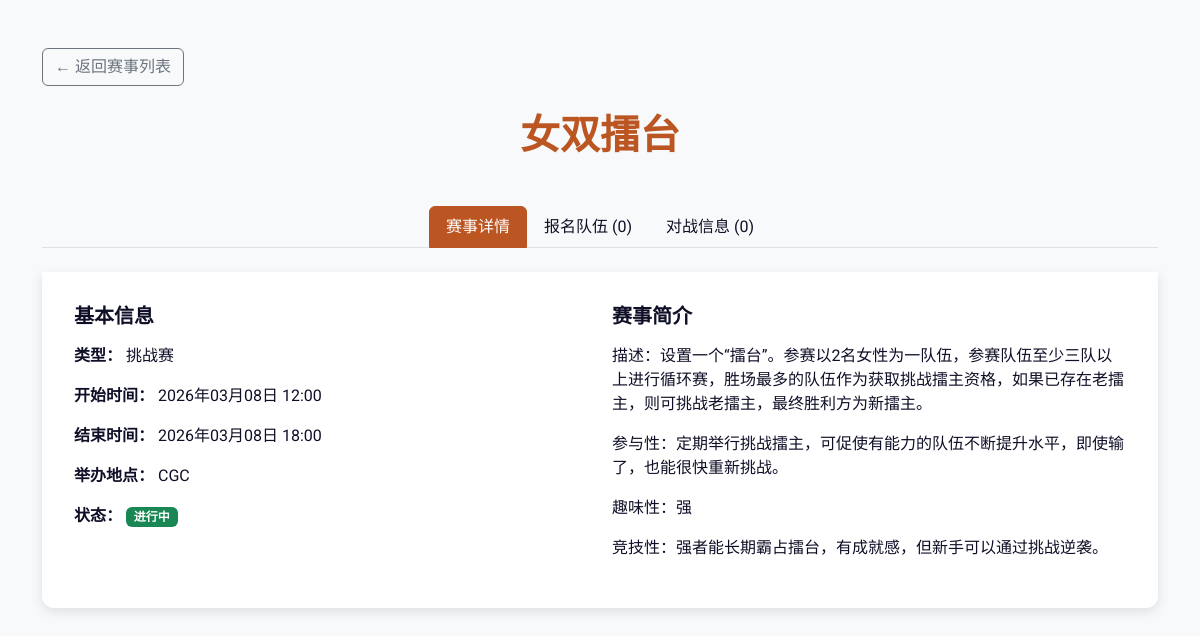
/event/2/, run on the app's committed database.
### events/models.py (models this page shows, shortened)
class Event(models.Model):
    name = models.CharField('赛事名称', max_length=200)
    event_type = models.ForeignKey(  # ← 改成 ForeignKey
        EventType,
        on_delete=models.PROTECT,  # 防止删除类型时误删赛事
        related_name='events',
        verbose_name='赛事类型'
    )
    start_time = models.DateTimeField('开始时间')
    end_time = models.DateTimeField('结束时间', null=True, blank=True)
    location = models.CharField('举办地点', max_length=200)
    description = models.TextField('赛事简介', blank=True)
    status = models.CharField('状态', max_length=20, choices=[
        ('upcoming', '即将举行'),
        ('ongoing', '进行中'),
        ('finished', '已结束'),
    ], default='upcoming')
    created_at = models.DateTimeField('创建时间', auto_now_add=True)
    class Meta:
        ordering = ['-start_time']
        verbose_name = '赛事'
        verbose_name_plural = '赛事'

class EventType(models.Model):
    name = models.CharField('类型名称', max_length=100, unique=True)  # 如 “男子双打”、“女子双打”
    description = models.TextField('描述', blank=True)
    created_at = models.DateTimeField('创建时间', auto_now_add=True)
    class Meta:
        verbose_name = '赛事类型'
        verbose_name_plural = '赛事类型'
        ordering = ['name']

### events/views.py (the view)
# urls.py: path('event/<int:pk>/', views.event_detail, name='event_detail'),
def event_detail(request, pk):
    event = get_object_or_404(Event, pk=pk)
    return render(request, 'events/detail.html', {'event': event})

### events/templates/events/detail.html (shortened to what this page needs)
<!DOCTYPE html>
<html lang="zh">
<head>
    <link href="https://cdn.jsdelivr.net/npm/bootstrap@5.3.3/dist/css/bootstrap.min.css" rel="stylesheet">
</head>
<body>
    <div class="container py-5">
        <a href="{% url 'event_list' %}" class="btn btn-outline-secondary mb-4">← 返回赛事列表</a>
        <h1 class="text-center mb-5 fw-bold" style="color: var(--rg-red);">{{ event.name }}</h1>
        <ul class="nav nav-tabs justify-content-center mb-4" id="eventTabs" role="tablist">
            <li class="nav-item" role="presentation">
                <button class="nav-link active" id="details-tab" data-bs-toggle="tab" data-bs-target="#details" type="button" role="tab" aria-controls="details" aria-selected="true">
                    赛事详情
                </button>
            </li>
            <li class="nav-item" role="presentation">
                <button class="nav-link" id="teams-tab" data-bs-toggle="tab" data-bs-target="#teams" type="button" role="tab" aria-controls="teams" aria-selected="false">
                    报名队伍 ({{ event.teams.count }})
                </button>
            </li>
            <li class="nav-item" role="presentation">
                <button class="nav-link" id="matches-tab" data-bs-toggle="tab" data-bs-target="#matches" type="button" role="tab" aria-controls="matches" aria-selected="false">
                    对战信息 ({{ event.matches.count }})
                </button>
            </li>
        </ul>
        <div class="tab-content" id="eventTabsContent">
            <div class="tab-pane fade show active" id="details" role="tabpanel" aria-labelledby="details-tab">
                <div class="row">
                    <div class="col-md-6">
                        <h5 class="mb-3">基本信息</h5>
                        <p><strong>类型：</strong> {{ event.event_type.name }}</p>
                        <p><strong>开始时间：</strong> {{ event.start_time|date:"Y年m月d日 H:i" }}</p>
                        {% if event.end_time %}
                        <p><strong>结束时间：</strong> {{ event.end_time|date:"Y年m月d日 H:i" }}</p>
                        {% endif %}
                        <p><strong>举办地点：</strong> {{ event.location }}</p>
                        <p><strong>状态：</strong>
                            <span class="badge
                                {% if event.status == 'upcoming' %}bg-primary
                                {% elif event.status == 'ongoing' %}bg-success
                                {% else %}bg-secondary{% endif %}">
                                {% if event.status == 'upcoming' %}等待挑战
                                {% elif event.status == 'ongoing' %}进行中
                                {% else %}已结束{% endif %}
                            </span>
                        </p>
                    </div>
                    <div class="col-md-6">
                        <h5 class="mb-3">赛事简介</h5>
                        <p>{{ event.description|linebreaks }}</p>
                    </div>
                </div>
            </div>
        </div>
    </div>
</body>
</html>

### events/templates/events/detail.html (style rules this page uses)
:root { --rg-red: #bb5522; --rg-green: #06492d; --rg-dark: #0f1027; --rg-gray: #9aa099; --rg-light: #f8f9fa; }
body { font-family: 'Roboto', sans-serif; background-color: var(--rg-light); color: var(--rg-dark); }
h1, h2, h5 { font-family: 'Playfair Display', serif; font-weight: 700; }
.nav-tabs .nav-link { color: var(--rg-dark); border-color: transparent; }
.nav-tabs .nav-link.active { color: white; background-color: var(--rg-red); border-color: var(--rg-red); }
.tab-content { background: white; border-radius: 0 0 12px 12px; padding: 2rem; box-shadow: 0 4px 12px rgba(0,0,0,0.1); }

### data on the page
Event: name "女双擂台", teams.count "0", matches.count "0", event_type.name "挑战赛", start_time "2026年03月08日 12:00", end_time "2026年03月08日 18:00", location "CGC", description "描述：设置一个“擂台”。参赛以2名女性为一队伍，参赛队伍至少三队以上进行循环赛，胜场最多的队伍作为获取挑战擂主资格，如果已存在老擂主，则可挑战老擂主，最终胜利方为新擂主。 参与性：定期举行挑战擂主，可促使有能力的队伍不断提升水平，即使输了，也能很快重新挑战。 趣味性：强 竞技性：强者能长期霸占擂台，有成就感，但新手可以通过挑战逆袭。"
